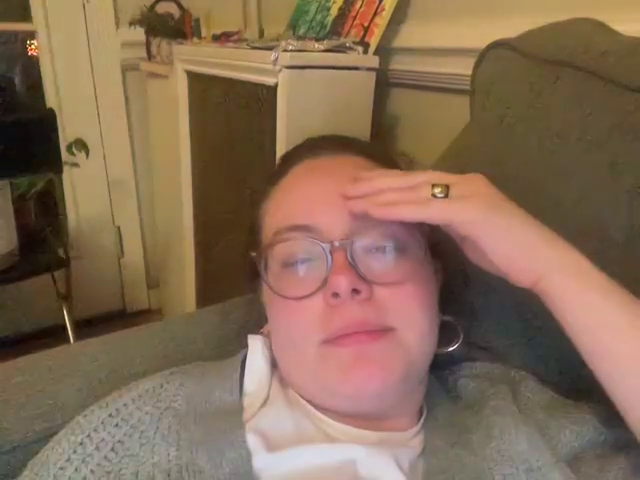
#> input picture frame 7 of backend/output.mov, 640 x 480 px
$ python heart_rate_calculator.py
#> lines starting #> are read from the running program, lines starting #| are printed output that depends on the picture
import cv2
import numpy as np
import json
import matplotlib.pyplot as plt
from scipy.fft import fft
from scipy.signal import detrend, hamming, find_peaks


# [29 lines left out: functions preprocess_signal, clean_data, not called in this run]


def get_color_forhead_signals(filename, json_filename = False):
#> called with filename = 'output.mov', json_filename = 'outputmov.json'
    face_cascade = cv2.CascadeClassifier(cv2.data.haarcascades + 'haarcascade_frontalface_default.xml')
    eye_cascade = cv2.CascadeClassifier(cv2.data.haarcascades + 'haarcascade_eye.xml')

    # Initialize video capture
    alpha = 0.9
    prev_mean_intensity = None

    cap = cv2.VideoCapture(filename)

    signal = []

    while True:
        # n+=1
        # Read a frame from the video stream
        ret, frame = cap.read()
#> frame is the input picture: shape (480, 640, 3); mean B, G, R 84.4, 106.7, 132.9
        if not ret:
            break
        gray = cv2.cvtColor(frame, cv2.COLOR_BGR2GRAY)
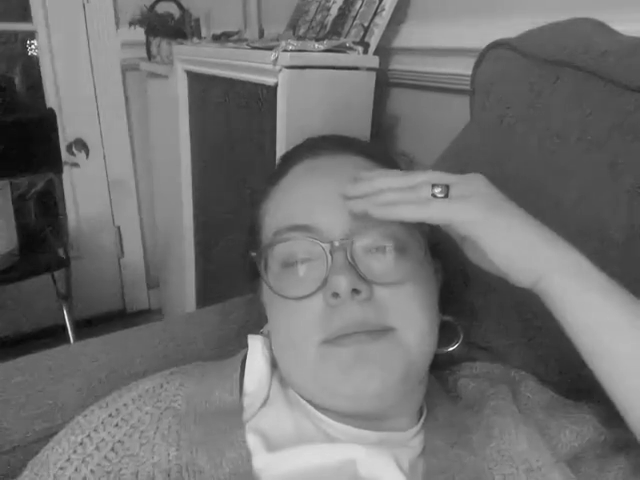
#> gray: shape (480, 640); min 7, max 247, mean 112
        faces = face_cascade.detectMultiScale(gray, scaleFactor=1.1, minNeighbors=11, minSize=(100, 100))
#> faces = ()
        if (len(faces) != 1):
            print("ew face", len(signal))
        for (x, y, w, h) in faces:
            roi_face = frame[y:y+h, x:x+w]
            roi_gray = gray[y:y+h, x:x+w]
            eyes = eye_cascade.detectMultiScale(roi_gray)
            min_h = h
            for (x_e, y_e, w_e, h_e) in eyes:
                min_h = min(min_h, y_e)
            roi = frame[y:y+min_h, x + int(w*0.3): x+w-int(w*0.3)]
            b_mean = np.mean(roi[:, :, 0])  # Blue channel
            g_mean = np.mean(roi[:, :, 1])  # Green channel
            r_mean = np.mean(roi[:, :, 2])  # Red channel
            signal.append([b_mean, g_mean, r_mean])

            # roi_filename = f"foreheads_hr12/roi_frame_{len(signal)}.png"  # Save each ROI with a unique filename
            # cv2.imwrite(roi_filename, roi)
            break
#> this loop made 0 passes
#> after the loop, signal = []

    cap.release()
    if json_filename:
        with open(json_filename, 'w') as json_file:
            json.dump(signal, json_file)
    print(len(signal))
    return signal


# [15 lines left out: function find_heart_rate, not called in this run]

def calculate_heart_rate(filename):
    json_filename = filename.replace('.', '') + '.json'
    data = get_color_forhead_signals(filename, json_filename)
    # print(f'{total_frames}, {duration_seconds}, {frame_rate}')
    frame_rate = 30.0
    with open(json_filename, 'r') as json_file:
        data = json.load(json_file)

    data = [d for d in data if d != None]

    signal_g = [sig[1] for sig in data]
    signal_r = [sig[2] for sig in data]
    signal_b = [sig[0] for sig in data]


    all_data = [g for r, (g, b) in zip(signal_r, zip(signal_g, signal_b))]
    all_data = preprocess_signal(all_data)

    num_samples = len(all_data)//1
    data_split = []
    for i in range(0, len(all_data) - num_samples + 1, num_samples):
        a = all_data[i: i+num_samples]
        data_split.append(a)
    best_guess = []
    for split in data_split:
            piece = np.array(split, dtype=np.float64)
            if np.isnan(piece).any():
                piece = np.nan_to_num(piece, nan=200.0)

            fourier_transform = np.abs(fft(piece))
            num_frames = len(fourier_transform)
            bpm, _ = find_heart_rate(fourier_transform, frame_rate, num_frames)
            return bpm


if __name__ == "__main__":
    filename = 'output.mov'
    calculate_heart_rate(filename)

$ run again, starting later in the video
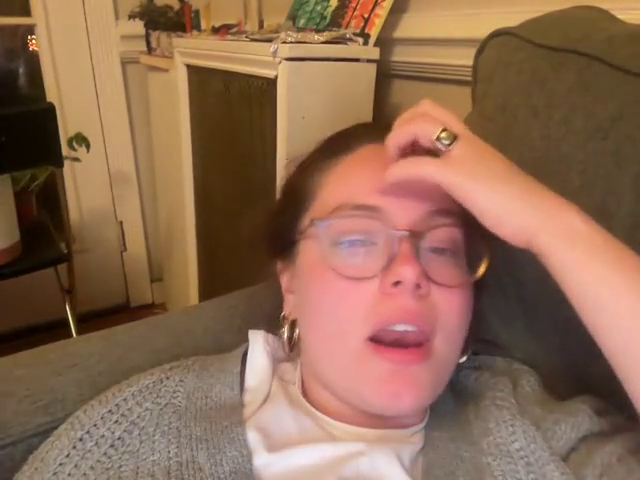
#> input picture frame 32 of backend/output.mov, 640 x 480 px
#> in get_color_forhead_signals, frame is the input picture: shape (480, 640, 3); mean B, G, R 81.3, 105, 141.3
#> in get_color_forhead_signals, `gray = cv2.cvtColor(frame, cv2.COLOR_BGR2GRAY)`:
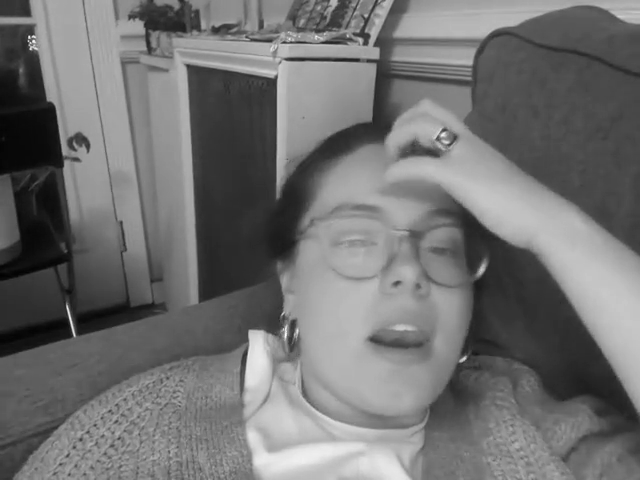
#> gray: shape (480, 640); min 1, max 254, mean 113.1
#> faces = ()
#> after the loop in get_color_forhead_signals, `for (x, y, w, h) in faces:`: signal = []

$ run again, starting later in the video
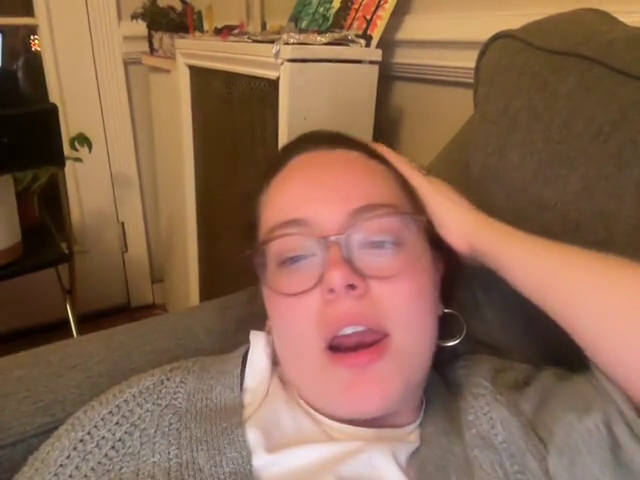
#> input picture frame 57 of backend/output.mov, 640 x 480 px
#> in get_color_forhead_signals, frame is the input picture: shape (480, 640, 3); mean B, G, R 78.9, 101.9, 137.6
#> in get_color_forhead_signals, `gray = cv2.cvtColor(frame, cv2.COLOR_BGR2GRAY)`:
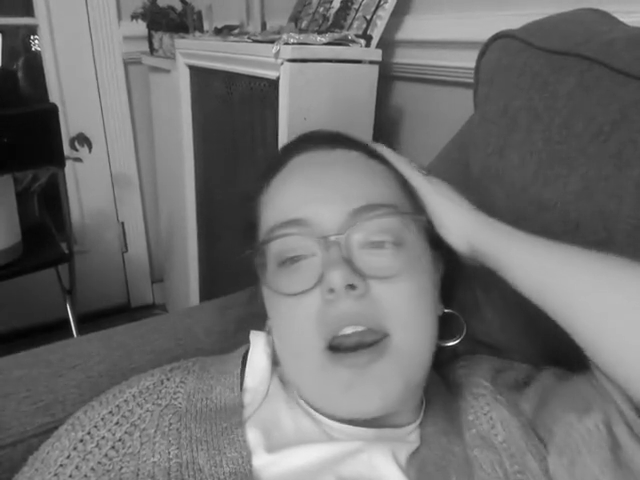
#> gray: shape (480, 640); min 2, max 255, mean 109.9
#> faces = ()
#> after the loop in get_color_forhead_signals, `for (x, y, w, h) in faces:`: signal = []
